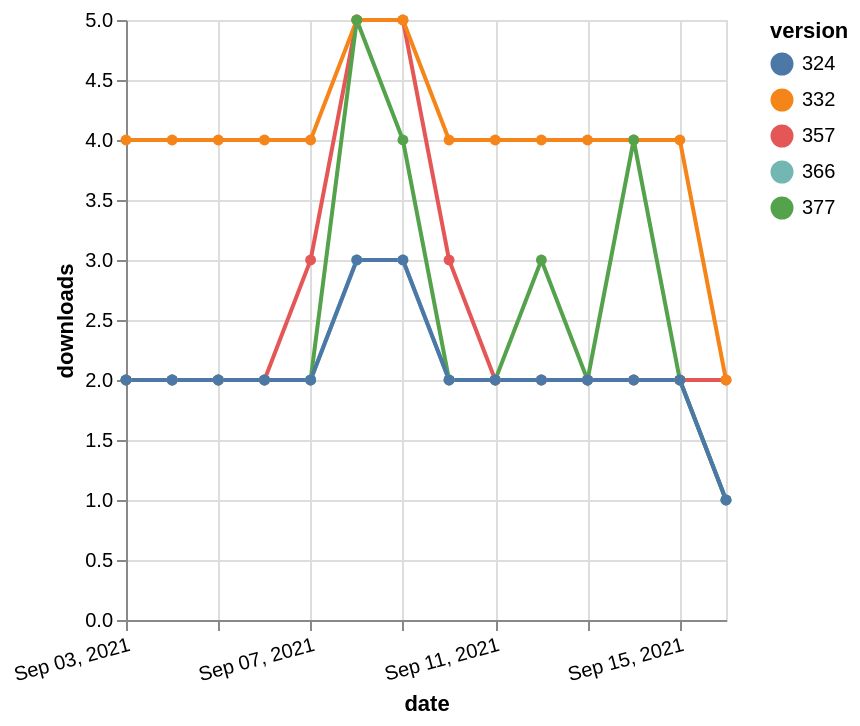

Vega-Lite specification stored for this chart:
### Vega-Lite specification from a JSON file in a GitHub repository (floating-point values rounded to 4 significant figures)
{"$schema": "https://vega.github.io/schema/vega-lite/v5.json", "description": "A simple bar chart with embedded data.", "data": {"values": [{"date": "2021-09-03", "total": 2387, "delta": 2, "version": "366"}, {"date": "2021-09-04", "total": 2389, "delta": 2, "version": "366"}, {"date": "2021-09-05", "total": 2391, "delta": 2, "version": "366"}, {"date": "2021-09-06", "total": 2393, "delta": 2, "version": "366"}, {"date": "2021-09-07", "total": 2395, "delta": 2, "version": "366"}, {"date": "2021-09-08", "total": 2398, "delta": 3, "version": "366"}, {"date": "2021-09-09", "total": 2401, "delta": 3, "version": "366"}, {"date": "2021-09-10", "total": 2403, "delta": 2, "version": "366"}, {"date": "2021-09-11", "total": 2405, "delta": 2, "version": "366"}, {"date": "2021-09-12", "total": 2407, "delta": 2, "version": "366"}, {"date": "2021-09-13", "total": 2409, "delta": 2, "version": "366"}, {"date": "2021-09-14", "total": 2411, "delta": 2, "version": "366"}, {"date": "2021-09-15", "total": 2413, "delta": 2, "version": "366"}, {"date": "2021-09-16", "total": 2414, "delta": 1, "version": "366"}, {"date": "2021-09-03", "total": 3451, "delta": 2, "version": "357"}, {"date": "2021-09-04", "total": 3453, "delta": 2, "version": "357"}, {"date": "2021-09-05", "total": 3455, "delta": 2, "version": "357"}, {"date": "2021-09-06", "total": 3457, "delta": 2, "version": "357"}, {"date": "2021-09-07", "total": 3460, "delta": 3, "version": "357"}, {"date": "2021-09-08", "total": 3465, "delta": 5, "version": "357"}, {"date": "2021-09-09", "total": 3470, "delta": 5, "version": "357"}, {"date": "2021-09-10", "total": 3473, "delta": 3, "version": "357"}, {"date": "2021-09-11", "total": 3475, "delta": 2, "version": "357"}, {"date": "2021-09-12", "total": 3477, "delta": 2, "version": "357"}, {"date": "2021-09-13", "total": 3479, "delta": 2, "version": "357"}, {"date": "2021-09-14", "total": 3481, "delta": 2, "version": "357"}, {"date": "2021-09-15", "total": 3483, "delta": 2, "version": "357"}, {"date": "2021-09-16", "total": 3485, "delta": 2, "version": "357"}, {"date": "2021-09-03", "total": 5573, "delta": 4, "version": "332"}, {"date": "2021-09-04", "total": 5577, "delta": 4, "version": "332"}, {"date": "2021-09-05", "total": 5581, "delta": 4, "version": "332"}, {"date": "2021-09-06", "total": 5585, "delta": 4, "version": "332"}, {"date": "2021-09-07", "total": 5589, "delta": 4, "version": "332"}, {"date": "2021-09-08", "total": 5594, "delta": 5, "version": "332"}, {"date": "2021-09-09", "total": 5599, "delta": 5, "version": "332"}, {"date": "2021-09-10", "total": 5603, "delta": 4, "version": "332"}, {"date": "2021-09-11", "total": 5607, "delta": 4, "version": "332"}, {"date": "2021-09-12", "total": 5611, "delta": 4, "version": "332"}, {"date": "2021-09-13", "total": 5615, "delta": 4, "version": "332"}, {"date": "2021-09-14", "total": 5619, "delta": 4, "version": "332"}, {"date": "2021-09-15", "total": 5623, "delta": 4, "version": "332"}, {"date": "2021-09-16", "total": 5625, "delta": 2, "version": "332"}, {"date": "2021-09-03", "total": 2341, "delta": 2, "version": "377"}, {"date": "2021-09-04", "total": 2343, "delta": 2, "version": "377"}, {"date": "2021-09-05", "total": 2345, "delta": 2, "version": "377"}, {"date": "2021-09-06", "total": 2347, "delta": 2, "version": "377"}, {"date": "2021-09-07", "total": 2349, "delta": 2, "version": "377"}, {"date": "2021-09-08", "total": 2354, "delta": 5, "version": "377"}, {"date": "2021-09-09", "total": 2358, "delta": 4, "version": "377"}, {"date": "2021-09-10", "total": 2360, "delta": 2, "version": "377"}, {"date": "2021-09-11", "total": 2362, "delta": 2, "version": "377"}, {"date": "2021-09-12", "total": 2365, "delta": 3, "version": "377"}, {"date": "2021-09-13", "total": 2367, "delta": 2, "version": "377"}, {"date": "2021-09-14", "total": 2371, "delta": 4, "version": "377"}, {"date": "2021-09-15", "total": 2373, "delta": 2, "version": "377"}, {"date": "2021-09-16", "total": 2374, "delta": 1, "version": "377"}, {"date": "2021-09-03", "total": 2566, "delta": 2, "version": "324"}, {"date": "2021-09-04", "total": 2568, "delta": 2, "version": "324"}, {"date": "2021-09-05", "total": 2570, "delta": 2, "version": "324"}, {"date": "2021-09-06", "total": 2572, "delta": 2, "version": "324"}, {"date": "2021-09-07", "total": 2574, "delta": 2, "version": "324"}, {"date": "2021-09-08", "total": 2577, "delta": 3, "version": "324"}, {"date": "2021-09-09", "total": 2580, "delta": 3, "version": "324"}, {"date": "2021-09-10", "total": 2582, "delta": 2, "version": "324"}, {"date": "2021-09-11", "total": 2584, "delta": 2, "version": "324"}, {"date": "2021-09-12", "total": 2586, "delta": 2, "version": "324"}, {"date": "2021-09-13", "total": 2588, "delta": 2, "version": "324"}, {"date": "2021-09-14", "total": 2590, "delta": 2, "version": "324"}, {"date": "2021-09-15", "total": 2592, "delta": 2, "version": "324"}, {"date": "2021-09-16", "total": 2593, "delta": 1, "version": "324"}]}, "width": "container", "mark": {"type": "line", "point": {"filled": true}}, "encoding": {"x": {"field": "date", "type": "temporal", "timeUnit": "yearmonthdate", "title": "date", "axis": {"labelAngle": -15}}, "y": {"field": "delta", "type": "quantitative", "title": "downloads"}, "color": {"field": "version", "type": "nominal"}, "tooltip": {"field": "delta"}}}
